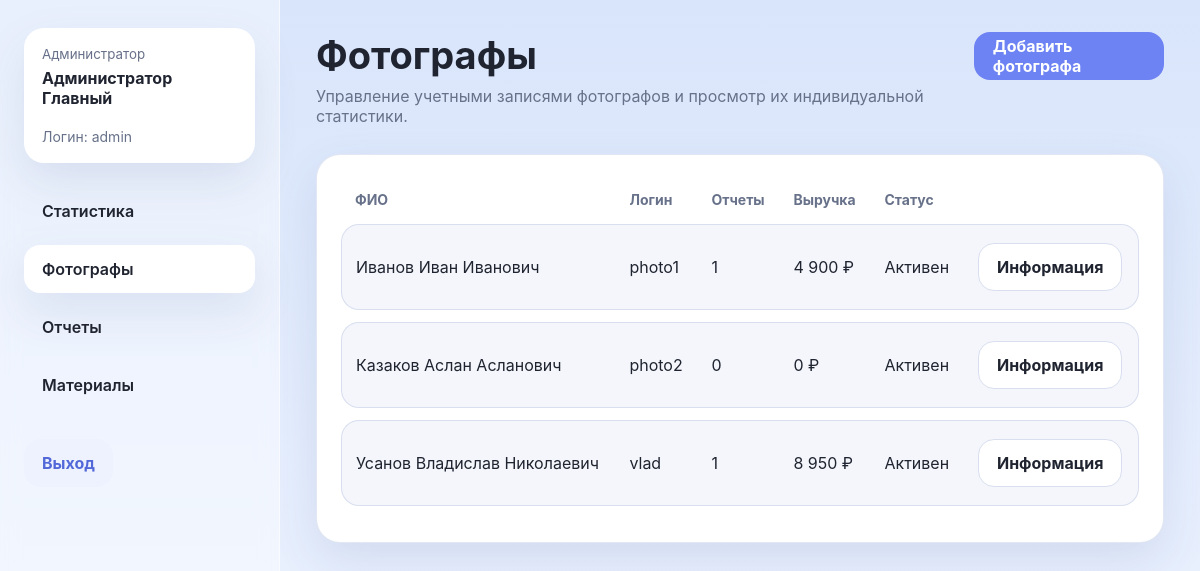
The app's page /admin/photographers (signed in) with its own data.
### tables this page shows
CREATE TABLE roles (
    id INTEGER PRIMARY KEY AUTOINCREMENT,
    code TEXT NOT NULL UNIQUE,
    name TEXT NOT NULL
);

CREATE TABLE users (
    id INTEGER PRIMARY KEY AUTOINCREMENT,
    login TEXT NOT NULL UNIQUE,
    password_hash TEXT NOT NULL,
    first_name TEXT NOT NULL,
    last_name TEXT NOT NULL,
    middle_name TEXT DEFAULT '',
    role_id INTEGER NOT NULL,
    is_active INTEGER NOT NULL DEFAULT 1,
    created_at TEXT NOT NULL,
    FOREIGN KEY (role_id) REFERENCES roles(id)
);

### routes/admin.py (the view)
    @app.route("/admin/photographers")
    @login_required
    @role_required(ROLE_ADMIN)
    def admin_photographers():
        photographers = query_all(
            """
            SELECT u.*, COALESCE((SELECT COUNT(*) FROM reports rp WHERE rp.photographer_id = u.id), 0) AS reports_count,
                   COALESCE((SELECT SUM(total_revenue) FROM reports rp WHERE rp.photographer_id = u.id), 0) AS total_revenue
            FROM users u
            JOIN roles r ON r.id = u.role_id
            WHERE r.code = 'photographer'
            ORDER BY u.last_name, u.first_name, u.middle_name
            """
        )
        return render_template("admin/photographers_list.html", photographers=photographers)

### db.py (called while the page is built)
def get_db() -> sqlite3.Connection:
    if "db" not in g:
        g.db = sqlite3.connect(DATABASE)
        g.db.row_factory = sqlite3.Row
        g.db.execute("PRAGMA foreign_keys = ON")
    return g.db

def query_one(query: str, params=()):
    return get_db().execute(query, params).fetchone()

def query_all(query: str, params=()):
    return get_db().execute(query, params).fetchall()

### template_helpers.py (called while the page is built)
def register_template_helpers(app):
    @app.context_processor
    def inject_globals():
        return {
            "nav_items": NAV_ITEMS,
            "display_name": display_name,
            "today_iso": date.today().isoformat(),
            "status_label": status_label,
        }
    @app.template_filter("currency")
    def currency_filter(value):
        value = value or 0
        return f"{float(value):,.0f} ₽".replace(",", " ")
    @app.template_filter("shortdate")
    def shortdate_filter(value):
        if not value:
            return "—"
        return datetime.strptime(value, "%Y-%m-%d").strftime("%d.%m.%Y")

### users.py (called while the page is built)
@login_manager.user_loader
def load_user(user_id: str):
    row = query_one(
        """
        SELECT u.*, r.code AS role_code, r.name AS role_name
        FROM users u
        JOIN roles r ON r.id = u.role_id
        WHERE u.id = ? AND u.is_active = 1
        """,
        (user_id,),
    )
    if row is None:
        return None
    return AppUser(row)

def role_required(*roles):
    def decorator(view):
        @wraps(view)
        def wrapped(*args, **kwargs):
            if not current_user.is_authenticated:
                return login_manager.unauthorized()
            if current_user.role_code not in roles:
                abort(403)
            return view(*args, **kwargs)
        return wrapped
    return decorator

def display_name(row) -> str:
    if isinstance(row, sqlite3.Row):
        last_name = row["last_name"]
        first_name = row["first_name"]
        middle_name = row["middle_name"]
        login = row["login"] if "login" in row.keys() else ""
    else:
        last_name = row.get("last_name", "")
        first_name = row.get("first_name", "")
        middle_name = row.get("middle_name", "")
        login = row.get("login", "")
    full = " ".join(part for part in [last_name or "", first_name or "", middle_name or ""] if part).strip()
    return full or login or "Пользователь"

    @property
    def is_active(self) -> bool:
        return self._is_active

    @property
    def full_name(self) -> str:
        return display_name(self.__dict__)

### templates/admin/photographers_list.html (shortened to what this page needs)
{% extends 'base.html' %}
{% block content %}
<div class="page-header">
  <div>
    <h1>Фотографы</h1>
    <p>Управление учетными записями фотографов и просмотр их индивидуальной статистики.</p>
  </div>
  <div class="actions">
    <a class="btn" href="{{ url_for('create_photographer') }}">Добавить фотографа</a>
  </div>
</div>
<section class="card">
  <table class="list-table">
    <thead><tr><th>ФИО</th><th>Логин</th><th>Отчеты</th><th>Выручка</th><th>Статус</th><th></th></tr></thead>
    <tbody>
      {% for photographer in photographers %}
      <tr>
        <td>{{ display_name(photographer) }}</td>
        <td>{{ photographer.login }}</td>
        <td>{{ photographer.reports_count }}</td>
        <td>{{ photographer.total_revenue|currency }}</td>
        <td>{{ 'Активен' if photographer.is_active else 'Отключен' }}</td>
        <td><a class="btn btn-secondary" href="{{ url_for('photographer_detail', user_id=photographer.id) }}">Информация</a></td>
      </tr>
      {% else %}
      <tr><td colspan="6">Фотографов пока нет.</td></tr>
      {% endfor %}
    </tbody>
  </table>
</section>
{% endblock %}

### templates/base.html (shortened to what this page needs)
<!doctype html>
<html lang="ru">
  <head>
    <link rel="stylesheet" href="{{ url_for('static', filename='css/styles.css') }}">
  </head>
  <body>
    {% if current_user.is_authenticated %}
      <div class="layout">
        <aside class="sidebar">
          <div class="user-card">
            <small>{{ current_user.role_name }}</small>
            <strong>{{ current_user.full_name }}</strong>
            <div class="meta top-gap">Логин: {{ current_user.login }}</div>
          </div>
          <nav class="nav">
            {% for endpoint, label in nav_items.get(current_user.role_code, []) %}
              <a href="{{ url_for(endpoint) }}" class="{% if request.endpoint == endpoint %}active{% endif %}">{{ label }}</a>
            {% endfor %}
            {% if current_user.role_code == 'admin' %}
              <a href="{{ url_for('admin_consumables') }}" class="{% if request.endpoint == 'admin_consumables' %}active{% endif %}">Материалы</a>
            {% endif %}
          </nav>
          <a class="logout-link" href="{{ url_for('logout') }}">Выход</a>
        </aside>
        <main class="content">
          {% block content %}{% endblock %}
        </main>
      </div>
    {% else %}
      {% block auth_content %}{% endblock %}
    {% endif %}
  </body>
</html>

### static/css/styles.css (style rules this page uses)
:root { --bg: #dbe6fb; --panel: #ffffff; --panel-soft: #f4f6fb; --text: #1f2430; --muted: #677189; --accent: #6d82f3; --accent-dark: #5267d8; --danger: #d9534f; --success: #279c6d; --warning: #df9a1a; --border: #d9dfef; --shadow: 0 18px 45px rgba(58, 79, 137, 0.12); --radius: 24px; }
* { box-sizing: border-box; }
html, body { margin: 0; padding: 0; font-family: Inter, Arial, sans-serif; color: var(--text); background: linear-gradient(180deg, #d9e5fb 0%, #eef4ff 100%); }
a { color: inherit; text-decoration: none; }
.layout { display: flex; min-height: 100vh; }
.sidebar { width: 280px; background: rgba(255,255,255,0.42); backdrop-filter: blur(9px); padding: 28px 24px; border-right: 1px solid rgba(255,255,255,0.55); }
.user-card { background: var(--panel); border-radius: 20px; padding: 18px; box-shadow: var(--shadow); margin-bottom: 24px; }
.user-card small { color: var(--muted); display: block; margin-bottom: 6px; }
.nav { display: flex; flex-direction: column; gap: 10px; }
.nav a { padding: 14px 18px; border-radius: 16px; background: transparent; color: var(--text); font-weight: 600; }
.nav a.active, .nav a:hover { background: var(--panel); box-shadow: var(--shadow); }
.logout-link { margin-top: 30px; display: inline-flex; padding: 14px 18px; border-radius: 16px; background: #eef2ff; color: var(--accent-dark); font-weight: 700; }
.content { flex: 1; padding: 32px 36px 42px; }
.page-header { display: flex; align-items: flex-start; justify-content: space-between; gap: 20px; margin-bottom: 28px; }
.page-header h1 { margin: 0; font-size: 38px; }
.page-header p { margin: 8px 0 0; color: var(--muted); }
.actions { display: flex; gap: 12px; flex-wrap: wrap; }
.btn { display: inline-flex; align-items: center; justify-content: center; gap: 8px; min-height: 48px; padding: 0 18px; border: 1px solid transparent; border-radius: 16px; background: var(--accent); color: white; cursor: pointer; font-weight: 700; }
.btn-secondary { background: var(--panel); color: var(--text); border-color: var(--border); }
.card { background: var(--panel); border-radius: var(--radius); box-shadow: var(--shadow); padding: 24px; border: 1px solid rgba(217, 223, 239, 0.75); }
.list-table { width: 100%; border-collapse: separate; border-spacing: 0 12px; }
.list-table th { text-align: left; color: var(--muted); font-size: 14px; padding: 0 14px 4px; }
.list-table td { background: var(--panel-soft); padding: 18px 14px; border-top: 1px solid var(--border); border-bottom: 1px solid var(--border); }
.list-table td:first-child { border-left: 1px solid var(--border); border-top-left-radius: 18px; border-bottom-left-radius: 18px; }
.list-table td:last-child { border-right: 1px solid var(--border); border-top-right-radius: 18px; border-bottom-right-radius: 18px; }
.meta { color: var(--muted); font-size: 14px; }
.top-gap { margin-top: 20px; }

### records on screen
roles: role_name "Администратор"
users: login "admin"
users: display_name "Иванов Иван Иванович", login "photo1", reports_count "1", total_revenue "4 900 ₽", is_active "Активен"
users: display_name "Казаков Аслан Асланович", login "photo2", reports_count "0", total_revenue "0 ₽", is_active "Активен"
users: display_name "Усанов Владислав Николаевич", login "vlad", reports_count "1", total_revenue "8 950 ₽", is_active "Активен"

### other values on screen
{{ current_user.full_name }} "Администратор Главный"
{{ label }} "Статистика" "Фотографы" "Отчеты"
